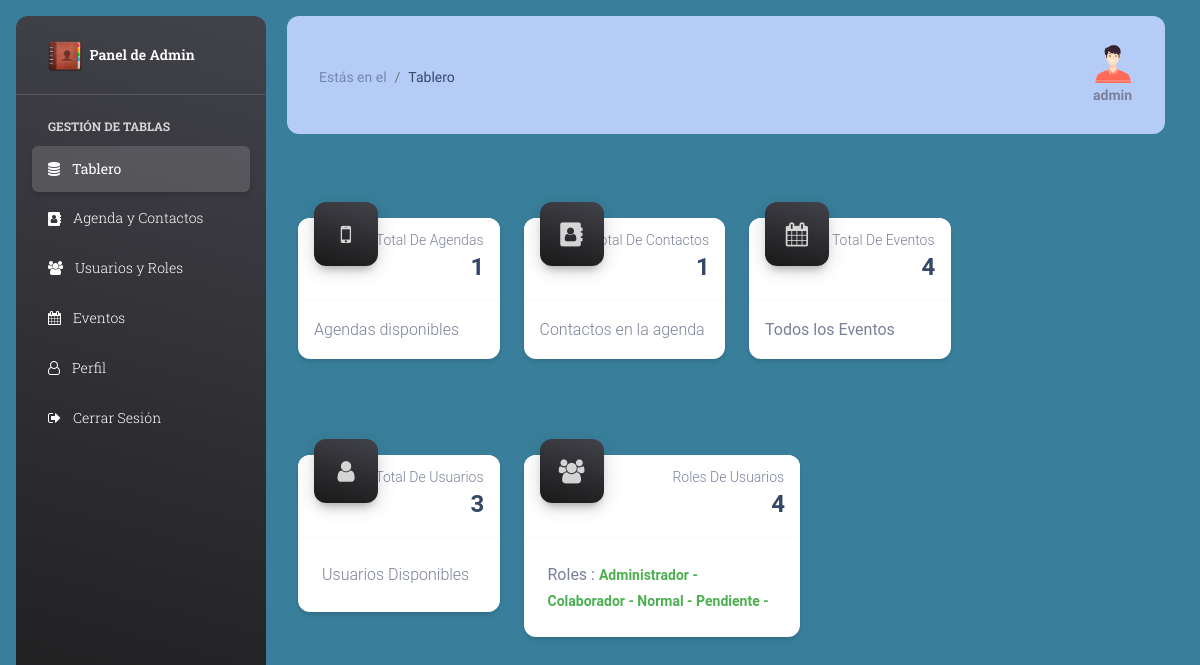
The app's page /panel_admin/inicio.php (signed in) with its own data.
### tables this page shows
CREATE TABLE `usuarios` (
  `id_usuarios` int(11) NOT NULL,
  `id_rol` int(11) NOT NULL,
  `nombre` varchar(100) NOT NULL,
  `apellidos` varchar(50) NOT NULL,
  `email` varchar(100) NOT NULL,
  `password` varchar(100) NOT NULL,
  `descripcion` varchar(150) NOT NULL,
  `fijo` varchar(40) NOT NULL,
  `movil` varchar(50) NOT NULL,
  `foto_usuarios` varchar(255) NOT NULL,
  `direccion` varchar(255) NOT NULL
);

CREATE TABLE `rol` (
  `id_rol` int(11) NOT NULL,
  `privilegios` varchar(100) NOT NULL
);

### panel_admin/inicio.php (the view, shortened to what this page needs)
<?php
require_once '../back_end/conexion_de_bbdd/config_bd.php';
?>
<!DOCTYPE html>
<html lang="es">
<head>
  <link rel="stylesheet" href="../front-end/font_awesome/css/font-awesome.css">
  <link id="pagestyle" href="../front-end/css/material-kit.css?v=3.0.0" rel="stylesheet" />
  <link id="pagestyle" href="../front-end/css/material-dashboard.css" rel="stylesheet" />
  <link rel="stylesheet" href="../front-end/dataTables/css/dataTables.material.css">
  <link rel="stylesheet" href="../front-end/custom.css" media="screen">
</head>
<body class="body-proyecto">
  <aside class="sidenav navbar navbar-vertical navbar-expand-xs border-0 border-radius-xl my-3 fixed-start ms-3 bg-gradient-dark menu-aside" id="sidenav-main">
    <div class="sidenav-header">
      <a class="navbar-brand m-0" href=" https://demos.creative-tim.com/material-dashboard/pages/dashboard " target="_blank">
        <img class="logos" src="../front-end/logos/LogoAgenda.png">
        <span class="ms-1 font-weight-bold text-white">Panel de Admin</span>
      </a>
    </div>
    <hr class="horizontal light mt-0 mb-2">
    <div class="collapse navbar-collapse w-auto max-height-vh-100" id="sidenav-collapse-main">
      <ul class="navbar-nav">
        <li class="nav-item mt-3">
          <h6 class="ps-4 ms-2 text-uppercase text-xs text-white font-weight-bolder opacity-8">Gestión de Tablas</h6>
        </li>
        <li class="nav-item">
          <a class="nav-link text-white active" href="inicio.php">
            <div class="text-white text-center me-2 d-flex align-items-center justify-content-center">
              <i class="fa fa-database" aria-hidden="true"></i>
            </div>
            <span class="nav-link-text ms-1">Tablero</span>
          </a>
        </li>
        <li class="nav-item">
          <a class="nav-link text-white" href="agenda-y-contactos.php">
            <div class="text-white text-center me-2 d-flex align-items-center justify-content-center">
              <i class="fa fa-address-book" aria-hidden="true"></i>
            </div>
            <span class="nav-link-text ms-1">Agenda y Contactos</span>
          </a>
        </li>
        <li class="nav-item">
          <a class="nav-link text-white" href="usuarios-y-roles.php">
            <div class="text-white text-center me-2 d-flex align-items-center justify-content-center">
              <i class="fa fa-users" aria-hidden="true"></i>
            </div>
            <span class="nav-link-text ms-1">Usuarios y Roles</span>
          </a>
        </li>
        <li class="nav-item">
          <a class="nav-link text-white" href="eventos.php">
            <div class="text-white text-center me-2 d-flex align-items-center justify-content-center">
              <i class="fa fa-calendar" aria-hidden="true"></i>
            </div>
            <span class="nav-link-text ms-1">Eventos</span>
          </a>
        </li>
        <li class="nav-item">
          <a class="nav-link text-white" href="perfil.php">
            <div class="text-white text-center me-2 d-flex align-items-center justify-content-center">
              <i class="fa fa-user-o" aria-hidden="true"></i>
            </div>
            <span class="nav-link-text ms-1">Perfil</span>
          </a>
        </li>
        <li class="nav-item">
          <a class="nav-link text-white" href="../back_end/cerrar_sesion/logout.php">
            <div class="text-white text-center me-2 d-flex align-items-center justify-content-center">
              <i class="fa fa-sign-out" aria-hidden="true"></i>
            </div>
            <span class="nav-link-text ms-1">Cerrar Sesión</span>
          </a>
        </li>
      </ul>
    </div>
  </aside>
  <main class="main-content position-relative max-height-vh-100 h-100 border-radius-lg ">
    <nav class="navbar navbar-main navbar-expand-lg shadow-none border-radius-xl bg-blue py-3 fixed-top mover-admin-menu menu-todos" id="color-texto" navbar-scroll="true">
      <div class="container-fluid py-1 px-3">
        <nav aria-label="breadcrumb">
          <ol class="breadcrumb bg-transparent mb-0 pb-0 pt-1 px-0 me-sm-6 me-5">
            <li class="breadcrumb-item text-sm"><a class="opacity-5 text-dark" href="javascript:;">Estás en el </a></li>
            <li class="breadcrumb-item text-sm text-dark active" aria-current="page"> Tablero</li>
          </ol>
        </nav>
        <div class="collapse navbar-collapse mt-sm-0 mt-2 me-md-0 me-sm-4" id="navbar">
          <ul class="navbar-nav  justify-content-end">
            <li class="nav-item d-flex align-items-center">
              <a href="javascript:;" class="nav-link text-body font-weight-bold px-0">
                <?php
                $foto_usuario = $_SESSION["usuario"];
                $foto_del_usuario = $bd->prepare("SELECT
                id_usuarios AS id_usuarios,
                foto_usuarios AS foto_usuarios
                FROM usuarios as usuarios
                WHERE nombre = :nombre");
                $foto_del_usuario->bindParam(":nombre", $foto_usuario);
                $foto_del_usuario->execute();
                $mostrarFoto = $foto_del_usuario->fetchAll(PDO::FETCH_ASSOC);
                try {
                  foreach ($mostrarFoto as $fila_foto) {
                ?>
                    <ul class="navbar-nav  justify-content-end">
                      <li class="nav-item d-flex align-items-center">
                        <a href="javascript:;" class="nav-link text-body font-weight-bold px-0">
                          <div class="text-center">
                            <img style="width:40px;" src="../subida_de_archivos/<?php echo $fila_foto['foto_usuarios']; ?>">
                          </div>
                          <span class="d-sm-inline d-none"><?php echo $_SESSION["usuario"]; ?></span>
                        </a>
                      </li>
                  <?php
                  }
                } catch (PDOException $sacarFoto) {
                  echo "algo ha ido mal" . $sacarFoto->getMessage();
                }
                  ?>
              </a>
            </li>
          </ul>
        </div>
      </div>
    </nav>
    <div class="container-fluid">
      <div class="row">
        <div class="container">
          <div class="centrar-panel-de-control">
            <div class="row">
              <div class="col-md-3">
                <div class="card my-5">
                  <div class="card-header p-3 pt-2">
                    <div class="icon icon-lg icon-shape bg-gradient-dark shadow-dark text-center border-radius-xl mt-n4 position-absolute">
                      <i class="fa fa-mobile" aria-hidden="true"></i>
                    </div>
                    <div class="text-end pt-1">
                      <p class="text-sm mb-0 text-capitalize">Total de Agendas</p>
                      <?php
                      try {
                        $query_contar_agendas = $bd->query("SELECT COUNT(id_dispositivo) AS id_dispositivo FROM dispositivo");
                        $resultado_query_agendas = $query_contar_agendas->fetchAll(PDO::FETCH_ASSOC);
                        foreach ($resultado_query_agendas as $numero_de_agendas) {
                      ?>
                          <h4 class="mb-0"><?php echo $numero_de_agendas['id_dispositivo']; ?></h4>
                      <?php
                        }
                      } catch (PDOException $conteoAgendas) {
                        echo 'Error al contar datos : ' . $conteoAgendas->getMessage();
                      }
                      ?>
                    </div>
                  </div>
                  <hr class="dark horizontal my-0">
                  <div class="card-footer p-3">
                    <p class="mb-0">Agendas disponibles</p>
                  </div>
                </div>
              </div>
              <div class="col-md-3">
                <div class="card my-5">
                  <div class="card-header p-3 pt-2">
                    <div class="icon icon-lg icon-shape bg-gradient-dark shadow-dark text-center border-radius-xl mt-n4 position-absolute">
                      <i class="fa fa-address-book" aria-hidden="true"></i>
                    </div>
                    <div class="text-end pt-1">
                      <p class="text-sm mb-0 text-capitalize">Total de contactos</p>
                      <?php
                      try {
                        $query_contar_contactos = $bd->query("SELECT COUNT(id_contactos) AS id_contactos FROM contactos");
                        $resultado_query_contactos = $query_contar_contactos->fetchAll(PDO::FETCH_ASSOC);
                        foreach ($resultado_query_contactos as $numero_de_contactos) {
                      ?>
                          <h4 class="mb-0"><?php echo $numero_de_contactos['id_contactos']; ?></h4>
                      <?php
                        }
                      } catch (PDOException $conteoContactos) {
                        echo 'Error al contar datos : ' . $conteoContactos->getMessage();
                      }
                      ?>
                    </div>
                  </div>
                  <hr class="dark horizontal my-0">
                  <div class="card-footer p-3">
                    <p class="mb-0">Contactos en la agenda </p>
                  </div>
                </div>
              </div>
              <div class="col-md-3">
                <div class="card my-5">
                  <div class="card-header p-3 pt-2">
                    <div class="icon icon-lg icon-shape bg-gradient-dark shadow-dark text-center border-radius-xl mt-n4 position-absolute">
                      <i class="fa fa-calendar" aria-hidden="true"></i>
                    </div>
                    <div class="text-end pt-1">
                      <p class="text-sm mb-0 text-capitalize">Total de Eventos </p>
                      <?php
                      try {
                        $query_contar_eventos = $bd->query("SELECT COUNT(id) AS id FROM eventos");
                        $resultado_query_eventos = $query_contar_eventos->fetchAll(PDO::FETCH_ASSOC);
                        foreach ($resultado_query_eventos as $numero_de_eventos) {
                      ?>
                          <h4 class="mb-0"><?php echo $numero_de_eventos['id']; ?></h4>
                      <?php
                        }
                      } catch (PDOException $conteoEventos) {
                        echo 'Error al contar datos : ' . $conteoEventos->getMessage();
                      }
                      ?>
                    </div>
                  </div>
                  <hr class="dark horizontal my-0">
                  <div class="card-footer p-3">
                    Todos los Eventos</span>
                  </div>
                </div>
              </div>
            </div>
            <div class="row">
              <div class="col-md-3">
                <div class="card my-5">
                  <div class="card-header p-3 pt-2">
                    <div class="icon icon-lg icon-shape bg-gradient-dark shadow-dark text-center border-radius-xl mt-n4 position-absolute">
                      <i class="fa fa-user" aria-hidden="true"></i>
                    </div>
                    <div class="text-end pt-1">
                      <p class="text-sm mb-0 text-capitalize">Total de Usuarios</p>
                      <?php
                      try {
                        $query_contar_usuarios = $bd->query("SELECT COUNT(id_usuarios) AS id_usuarios FROM usuarios");
                        $resultado_query_usuarios = $query_contar_usuarios->fetchAll(PDO::FETCH_ASSOC);
                        foreach ($resultado_query_usuarios as $numero_de_usuarios) {
                      ?>
                          <h4 class="mb-0"><?php echo $numero_de_usuarios['id_usuarios']; ?></h4>
                      <?php
                        }
                      } catch (PDOException $conteoUsuarios) {
                        echo 'Error al contar datos : ' . $conteoUsuarios->getMessage();
                      }
                      ?>
                    </div>
                  </div>
                  <hr class="dark horizontal my-0">
                  <div class="card-footer p-4">
                    <p class="mb-0">Usuarios Disponibles</p>
                  </div>
                </div>
              </div>
              <div class="col-md-4">
                <div class="card my-5">
                  <div class="card-header p-3 pt-2">
                    <div class="icon icon-lg icon-shape bg-gradient-dark shadow-dark text-center border-radius-xl mt-n4 position-absolute">
                      <i class="fa fa-users" aria-hidden="true"></i>
                    </div>
                    <div class="text-end pt-1">
                      <p class="text-sm mb-0 text-capitalize">Roles de Usuarios</p>
                      <?php
                      try {
                        $query_contar_privilegios = $bd->query("SELECT COUNT(id_rol) AS id_rol FROM rol");
                        $resultado_query_privilegios = $query_contar_privilegios->fetchAll(PDO::FETCH_ASSOC);
                        foreach ($resultado_query_privilegios as $numero_de_privilegios) {
                      ?>
                          <h4 class="mb-0">
                            <?php
                            echo $numero_de_privilegios['id_rol'];
                            ?>
                          </h4>
                      <?php
                        }
                      } catch (PDOException $conteoPrivilegios) {
                        echo 'Error al contar datos : ' . $conteoPrivilegios->getMessage();
                      }
                      ?>
                    </div>
                  </div>
                  <hr class="dark horizontal my-0">
                  <div class="card-footer">
                    Roles :
                    <?php
                    try {
                      $query_detalles_privilegios = $bd->query("SELECT privilegios AS privilegios FROM rol");
                      $resultado_query_DetallesPrivilegios = $query_detalles_privilegios->fetchAll(PDO::FETCH_ASSOC);
                      foreach ($resultado_query_DetallesPrivilegios as $detalles) {
                    ?>
                        <span class="text-success text-sm font-weight-bolder"> <?php echo $detalles['privilegios']; ?> - </span>
                    <?php
                      }
                    } catch (PDOException $conteoPrivilegios) {
                      echo 'Error al contar datos : ' . $conteoPrivilegios->getMessage();
                    }
                    ?>
                  </div>
                </div>
              </div>
            </div>
          </div>
        </div>
      </div>
  </main>
</body>
</html>

### front-end/custom.css (style rules this page uses)
.body-proyecto { background-color: #397f9b; }
.menu-todos { font-family: 'Paytone One', sans-serif; }
.menu-aside { font-family: 'Roboto Slab', serif; }
.logos { width: 34px; }
.bg-blue { background: rgb(181, 204, 247); }
.mover-admin-menu { margin-left: auto; margin-right: 35px; margin-top: 16px; }
.centrar-panel-de-control { margin-top: 55px; margin-bottom: 179px; }

### records on screen
usuarios: foto_usuarios (picture)
rol: privilegios "Administrador"
rol: privilegios "Colaborador"
rol: privilegios "Normal"
rol: privilegios "Pendiente"

### other values on screen
$numero_de_agendas['id_dispositivo'] "1"
$numero_de_contactos['id_contactos'] "1"
$numero_de_eventos['id'] "4"
$numero_de_usuarios['id_usuarios'] "3"
$numero_de_privilegios['id_rol'] "4"
